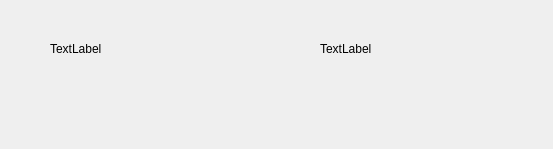
<?xml version="1.0" encoding="UTF-8"?>
<ui version="4.0">
 <class>NetworkConfigurationDialog</class>
 <widget class="QDialog" name="NetworkConfigurationDialog">
  <property name="geometry">
   <rect>
    <x>0</x>
    <y>0</y>
    <width>553</width>
    <height>149</height>
   </rect>
  </property>
  <property name="windowTitle">
   <string>Dialog</string>
  </property>
  <widget class="QLabel" name="label">
   <property name="geometry">
    <rect>
     <x>50</x>
     <y>40</y>
     <width>66</width>
     <height>17</height>
    </rect>
   </property>
   <property name="text">
    <string>TextLabel</string>
   </property>
  </widget>
  <widget class="QLabel" name="label_2">
   <property name="geometry">
    <rect>
     <x>320</x>
     <y>40</y>
     <width>66</width>
     <height>17</height>
    </rect>
   </property>
   <property name="text">
    <string>TextLabel</string>
   </property>
  </widget>
 </widget>
 <resources/>
 <connections/>
</ui>
